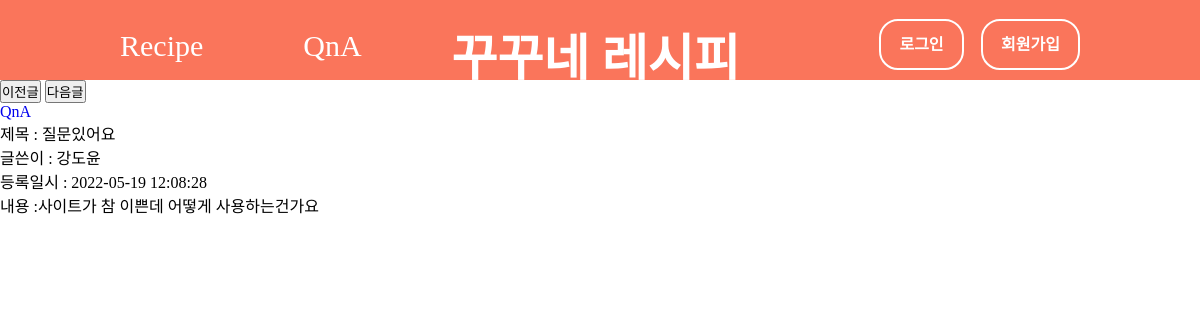
The page /카톡백업자료/project/qna_detail.php?qust_no=12 on the database its author committed.
### tables this page shows
CREATE TABLE IF NOT EXISTS `q_board` (
  `qust_no` int(10) unsigned NOT NULL AUTO_INCREMENT,
  `qust_title` varchar(100) NOT NULL,
  `qust_ctnt` varchar(1000) NOT NULL,
  `user_no` int(10) unsigned NOT NULL,
  `created_at` datetime DEFAULT curtime(),
  PRIMARY KEY (`qust_no`),
  KEY `user_no` (`user_no`),
  CONSTRAINT `q_board_ibfk_1` FOREIGN KEY (`user_no`) REFERENCES `t_user` (`user_no`)
);

CREATE TABLE IF NOT EXISTS `t_user` (
  `user_no` int(10) unsigned NOT NULL AUTO_INCREMENT,
  `uid` varchar(10) NOT NULL,
  `upw` varchar(10) NOT NULL,
  `nm` varchar(10) NOT NULL,
  `birth` date NOT NULL,
  `gender` int(10) unsigned DEFAULT NULL CHECK (`gender` in (0,1)),
  `created_at` datetime DEFAULT curtime(),
  `profile_img` varchar(200) DEFAULT NULL,
  `ctnt` varchar(1000) DEFAULT NULL,
  PRIMARY KEY (`user_no`),
  UNIQUE KEY `uid` (`uid`)
);

### 카톡백업자료/project/db/db_board.php (called while the page is built, shortened)
<?php
    function qna_detail(&$param) {
        $qust_no = $param["qust_no"];
        $sql =
        "SELECT * FROM t_user A
        INNER JOIN q_board B
        ON A.user_no = B.user_no
        WHERE B.qust_no = '$qust_no'";
        $conn = get_conn();
        $result = mysqli_query($conn, $sql);
        return mysqli_fetch_assoc($result);
    }
    function sel_next_board(&$param) {
        $qust_no = $param["qust_no"];
        $sql = "SELECT qust_no
                  FROM q_board
                 WHERE qust_no > $qust_no
                 ORDER BY qust_no
                 LIMIT 1";
        $conn = get_conn();
        $result = mysqli_query($conn, $sql);
        $row = mysqli_fetch_assoc($result);
        if($row) {
            return $row["qust_no"];
        }
        return 0;
    }
    function sel_prev_board(&$param) {
        $qust_no = $param["qust_no"];
        $sql = "SELECT qust_no
                  FROM q_board
                 WHERE qust_no < $qust_no
                 ORDER BY qust_no DESC
                 LIMIT 1";
        $conn = get_conn();
        $result = mysqli_query($conn, $sql);
        $row = mysqli_fetch_assoc($result);
        if($row) {
            return $row["qust_no"];
        }
        return 0;
    }

### 카톡백업자료/project/qna_detail.php (the view, shortened to what this page needs)
<?php
    include_once "db/db_board.php";
    $qust_no = $_GET["qust_no"];
    $param = [
        "qust_no" => $qust_no
    ];
    $item = qna_detail($param);
    $next_board = sel_next_board($param);
    $prev_board = sel_prev_board($param);
?>
<!DOCTYPE html>
<html lang="en">
<head>
    <link rel="stylesheet" href="css/header.css">
</head>
<body>
<?php
include_once "header.php";
?>
    <div>
        <?php if($prev_board !== 0) { ?>
            <a href="qna_detail.php?qust_no=<?=$prev_board?>"><button>이전글</button></a>
        <?php } ?>
        <?php if($next_board !== 0) { ?>
            <a href="qna_detail.php?qust_no=<?=$next_board?>"><button>다음글</button></a>
        <?php } ?>
    </div>
    <div><a href="qna.php">QnA</a></div>
    <div>제목 : <?=$item["qust_title"]?></div>
    <div>글쓴이 : <?=$item["nm"]?></div>
    <div>등록일시 : <?=$item["created_at"]?></div>
    <div>내용 :<?=$item["qust_ctnt"]?></div>
</body>
</html>

### 카톡백업자료/project/css/header.css (style rules this page uses)
* { margin: 0; padding: 0; list-style: none; text-decoration: none; box-sizing: border-box; }

### rows shown on the page
q_board: qust_title "질문있어요", user_no.nm "강도윤", created_at "2022-05-19 12:08:28", qust_ctnt "사이트가 참 이쁜데 어떻게 사용하는건가요"
